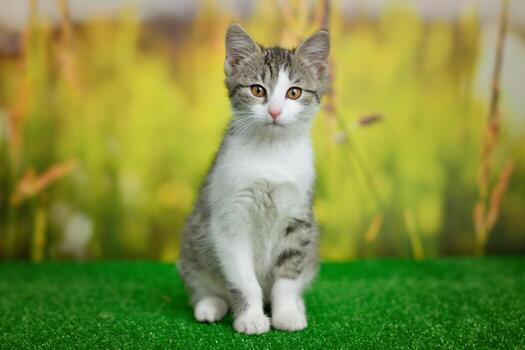
#> input picture cat.jpg, 525 x 350 px
$ jupyter execute 06_OpenCV_Thresholding_and_Segmentation.ipynb
#> lines starting #> are read from the running program, lines starting #| are printed output that depends on the picture; after the words box and inside, x2 and y2 are one past the last pixel; in counts of white or black regions, pixels touching at a corner belong together; long printed decimals are rounded
# 06 — OpenCV Thresholding & Segmentation

This notebook covers binary thresholding, adaptive thresholding, Otsu's method, masks, and basic segmentation workflows.

**Goal:** turn image intensity/color information into regions that can be separated and processed independently.

[cell 1]
import cv2
import numpy as np
import matplotlib.pyplot as plt

image = cv2.imread("cat.jpg")
#> image is the input picture: shape (350, 525, 3); mean B, G, R 66.2, 142.5, 129.8

if image is None:
    raise FileNotFoundError("cat.jpg not found")

gray = cv2.cvtColor(image, cv2.COLOR_BGR2GRAY)
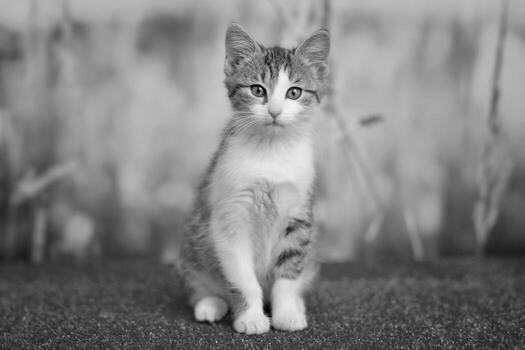
#> gray: shape (350, 525); min 0, max 249, mean 130

plt.imshow(gray, cmap="gray")
plt.axis("off")
plt.show()

## 1. What is thresholding?

Thresholding converts continuous intensity values into discrete regions.

For a simple binary threshold:

\[
T(x,y)=
\begin{cases}
255 & I(x,y)>T \\
0 & I(x,y)\leq T
\end{cases}
\]

## 2. `cv2.threshold()`

**Syntax:** `retval, dst = cv2.threshold(src, thresh, maxval, type)`

- `thresh` → threshold value
- `maxval` → value assigned to selected pixels
- `type` → thresholding method
- **Return:** threshold used and output image

[cell 2]
threshold_value = 127

ret, binary = cv2.threshold(
    gray,
    threshold_value,
    255,
    cv2.THRESH_BINARY
)
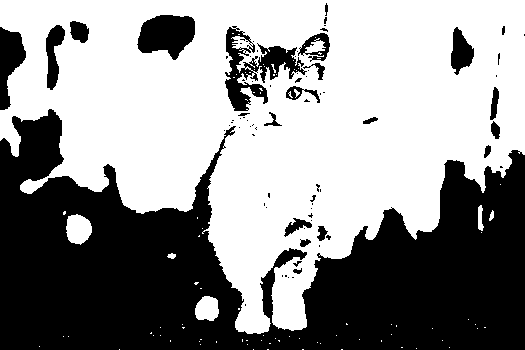
#> binary: shape (350, 525); 57% white; 77 black regions (54 under 20 px), largest, box (x1, y1, x2, y2) and area: (0, 109, 525, 350) 69812, (225, 26, 307, 111) 2496, (137, 15, 195, 60) 1851
#> ret = 127

print("Threshold used:", ret)
#| Threshold used: 127.0

fig, axes = plt.subplots(1, 2, figsize=(10, 4))
axes[0].imshow(gray, cmap="gray")
axes[0].set_title("Grayscale")
axes[1].imshow(binary, cmap="gray")
axes[1].set_title("Binary")
for ax in axes:
    ax.axis("off")
plt.show()

## 3. Main threshold types

OpenCV provides several basic modes:

- `THRESH_BINARY`
- `THRESH_BINARY_INV`
- `THRESH_TRUNC`
- `THRESH_TOZERO`
- `THRESH_TOZERO_INV`

[cell 3]
types = {
    "BINARY": cv2.THRESH_BINARY,
    "BINARY_INV": cv2.THRESH_BINARY_INV,
    "TRUNC": cv2.THRESH_TRUNC,
    "TOZERO": cv2.THRESH_TOZERO,
    "TOZERO_INV": cv2.THRESH_TOZERO_INV
}

fig, axes = plt.subplots(1, 5, figsize=(20, 4))

for ax, (name, mode) in zip(axes, types.items()):
    _, result = cv2.threshold(gray, 127, 255, mode)
    ax.imshow(result, cmap="gray")
    ax.set_title(name)
    ax.axis("off")

plt.show()

## 4. Binary vs Binary Inverse

`THRESH_BINARY` makes pixels above the threshold white.

`THRESH_BINARY_INV` does the opposite, which is useful when the object/background polarity is reversed.

[cell 4]
_, binary = cv2.threshold(gray, 127, 255, cv2.THRESH_BINARY)
_, binary_inv = cv2.threshold(gray, 127, 255, cv2.THRESH_BINARY_INV)

fig, axes = plt.subplots(1, 2, figsize=(10, 4))
axes[0].imshow(binary, cmap="gray")
axes[0].set_title("Binary")
axes[1].imshow(binary_inv, cmap="gray")
axes[1].set_title("Binary Inverse")
for ax in axes:
    ax.axis("off")
plt.show()

## 5. Threshold value and output

Changing `T` changes which pixels belong to the foreground.

A low threshold selects more pixels; a high threshold selects fewer.

[cell 5]
thresholds = [50, 100, 150, 200]

fig, axes = plt.subplots(1, 4, figsize=(16, 4))

for ax, t in zip(axes, thresholds):
    _, result = cv2.threshold(gray, t, 255, cv2.THRESH_BINARY)
    ax.imshow(result, cmap="gray")
    ax.set_title(f"T = {t}")
    ax.axis("off")

plt.show()

## 6. Otsu's thresholding

Otsu automatically chooses a threshold from the image histogram.

Use:

`cv2.THRESH_BINARY + cv2.THRESH_OTSU`

You normally pass `0` as the threshold because Otsu determines it for you.

[cell 6]
otsu_t, otsu = cv2.threshold(
    gray,
    0,
    255,
    cv2.THRESH_BINARY + cv2.THRESH_OTSU
)
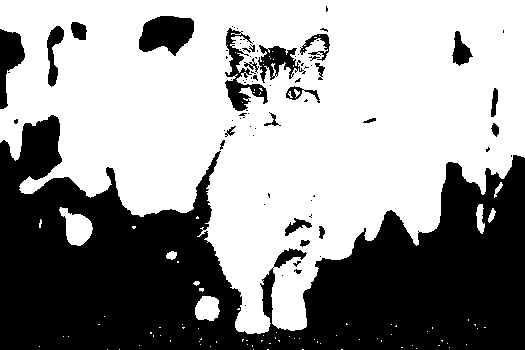
#> otsu: shape (350, 525); 59.3% white; 80 black regions (55 under 20 px), largest, box (x1, y1, x2, y2) and area: (0, 115, 525, 350) 67389, (139, 16, 194, 56) 1569, (225, 28, 268, 111) 1186
#> otsu_t = 122

print("Otsu threshold:", otsu_t)
#| Otsu threshold: 122.0

plt.imshow(otsu, cmap="gray")
plt.title(f"Otsu threshold = {otsu_t:.0f}")
plt.axis("off")
plt.show()

## 7. Otsu's Method — The Math

Otsu tries to find a threshold that gives the best separation between two intensity classes.

For foreground/background classes, it maximizes **between-class variance**:

$$
\sigma_B^2 = \omega_0\omega_1(\mu_0-\mu_1)^2
$$

where:

- $\omega_0, \omega_1$ are the class probabilities
- $\mu_0, \mu_1$ are the class means

The threshold producing the maximum between-class variance is selected.

```python
hist = cv2.calcHist([gray], [0], None, [256], [0, 256]).ravel()

[cell 7]
hist = cv2.calcHist([gray], [0], None, [256], [0, 256]).ravel()
#> hist = 256 values, max 2174 at index 171, min 0 at index 8, mean 717.8

plt.figure(figsize=(8, 4))
plt.plot(hist)
plt.axvline(otsu_t, linestyle="--")
plt.title("Grayscale Histogram with Otsu Threshold")
plt.xlabel("Intensity")
plt.ylabel("Pixel count")
plt.show()
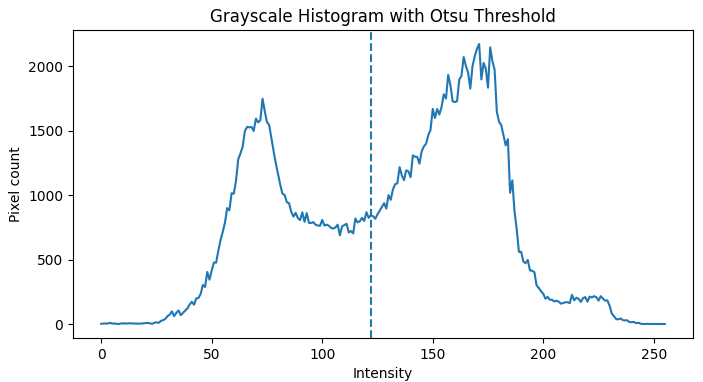
#> figure drawn by matplotlib, 1 panel; curve peaks at x = 171, y = 2174

## 8. Adaptive thresholding

A single global threshold can fail when illumination changes across an image.

Adaptive thresholding calculates a threshold from a **local neighborhood**.

### Methods

- `ADAPTIVE_THRESH_MEAN_C` → neighborhood mean minus `C`
- `ADAPTIVE_THRESH_GAUSSIAN_C` → Gaussian-weighted neighborhood minus `C`

**Syntax:** `cv2.adaptiveThreshold(src, maxValue, adaptiveMethod, thresholdType, blockSize, C)`

[cell 8]
adaptive_mean = cv2.adaptiveThreshold(
    gray,
    255,
    cv2.ADAPTIVE_THRESH_MEAN_C,
    cv2.THRESH_BINARY,
    11,
    2
)
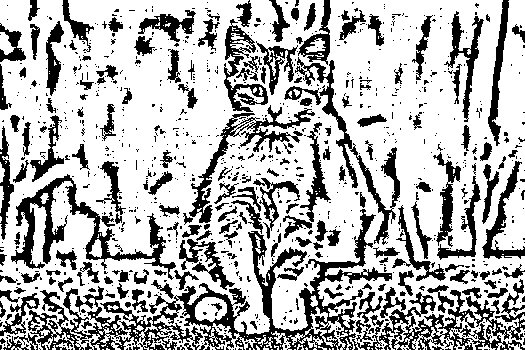
#> adaptive_mean: shape (350, 525); 70.5% white; 940 black regions (749 under 20 px), largest, box (x1, y1, x2, y2) and area: (28, 209, 392, 350) 10208, (11, 174, 176, 280) 3511, (379, 279, 525, 350) 3457

adaptive_gaussian = cv2.adaptiveThreshold(
    gray,
    255,
    cv2.ADAPTIVE_THRESH_GAUSSIAN_C,
    cv2.THRESH_BINARY,
    11,
    2
)
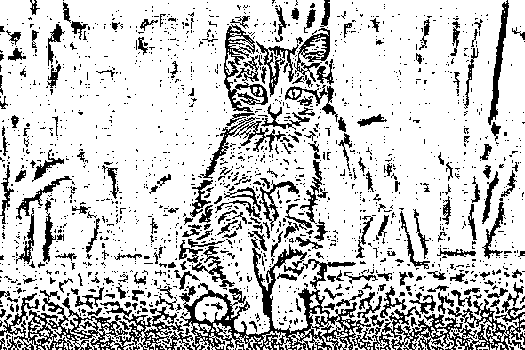
#> adaptive_gaussian: shape (350, 525); 79.2% white; black in thin lines or dots

fig, axes = plt.subplots(1, 2, figsize=(10, 4))
axes[0].imshow(adaptive_mean, cmap="gray")
axes[0].set_title("Adaptive Mean")
axes[1].imshow(adaptive_gaussian, cmap="gray")
axes[1].set_title("Adaptive Gaussian")
for ax in axes:
    ax.axis("off")
plt.show()

## 9. Adaptive threshold parameters

`blockSize` defines the local neighborhood and must be an odd number greater than `1`.

`C` is subtracted from the calculated local threshold; changing it changes how much foreground is selected.

[cell 9]
results = []

for block_size in [7, 15, 31]:
    result = cv2.adaptiveThreshold(
        gray,
        255,
        cv2.ADAPTIVE_THRESH_GAUSSIAN_C,
        cv2.THRESH_BINARY,
        block_size,
        2
    )
    results.append((block_size, result))
#> this loop made 3 passes
#> pass 3, `result = cv2.adaptiveThreshold( gray, 255, cv2.ADAPTIVE_THRESH_GAUSSIA..`:
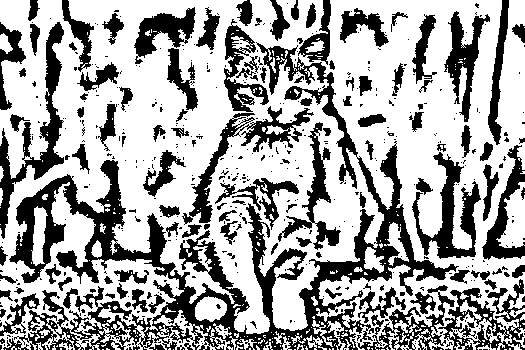
#> result: shape (350, 525); 64.9% white; 513 black regions (396 under 20 px), largest, box (x1, y1, x2, y2) and area: (9, 42, 459, 350) 24683, (0, 22, 64, 239) 3119, (412, 152, 481, 259) 2575
#> after the loop, results = 3 items

fig, axes = plt.subplots(1, 3, figsize=(15, 4))

for ax, (block_size, result) in zip(axes, results):
    ax.imshow(result, cmap="gray")
    ax.set_title(f"blockSize = {block_size}")
    ax.axis("off")
#> this loop made 3 passes
#> block_size on passes 1 to 3: 7, 15, 31

plt.show()

## 10. Thresholding after smoothing

Noise can create unwanted foreground pixels.

A common pipeline is:

**grayscale → blur → threshold**

[cell 10]
blurred = cv2.GaussianBlur(gray, (5, 5), 0)

_, clean_binary = cv2.threshold(
    blurred,
    0,
    255,
    cv2.THRESH_BINARY + cv2.THRESH_OTSU
)
#> clean_binary: shape (350, 525); 59.3% white; 38 black regions (12 under 20 px), largest, box (x1, y1, x2, y2) and area: (0, 115, 525, 350) 66883, (139, 16, 194, 55) 1559, (226, 29, 267, 111) 1209

fig, axes = plt.subplots(1, 3, figsize=(15, 4))
axes[0].imshow(gray, cmap="gray")
axes[0].set_title("Gray")
axes[1].imshow(blurred, cmap="gray")
axes[1].set_title("Blurred")
axes[2].imshow(clean_binary, cmap="gray")
axes[2].set_title("Blur + Otsu")
for ax in axes:
    ax.axis("off")
plt.show()

## 11. Segmentation

Segmentation means separating an image into meaningful regions.

Thresholding is one simple segmentation technique; color masks and later contour/morphology operations can build more complete pipelines.

[cell 11]
# Example: HSV segmentation pipeline
hsv = cv2.cvtColor(image, cv2.COLOR_BGR2HSV)
#> hsv: shape (350, 525, 3); mean H, S, V 37.2, 151.4, 149.2

lower = np.array([0, 70, 50])
upper = np.array([20, 255, 255])

mask = cv2.inRange(hsv, lower, upper)
#> mask: shape (350, 525); 5.3% white; 73 white regions (44 under 20 px), largest, box (x1, y1, x2, y2) and area: (140, 4, 245, 63) 2762, (46, 0, 90, 84) 1792, (0, 21, 31, 71) 1144

segmented = cv2.bitwise_and(image, image, mask=mask)
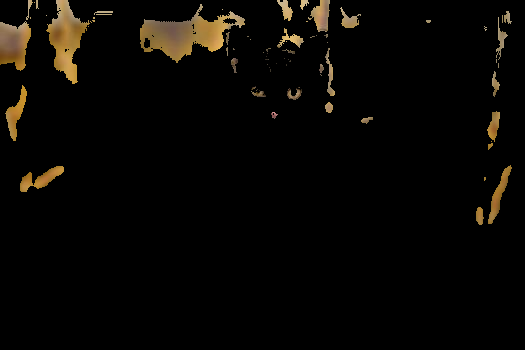
#> segmented: shape (350, 525, 3); mean B, G, R 3.8, 6.7, 8.6

fig, axes = plt.subplots(1, 3, figsize=(15, 4))
axes[0].imshow(cv2.cvtColor(image, cv2.COLOR_BGR2RGB))
axes[0].set_title("Original")
axes[1].imshow(mask, cmap="gray")
axes[1].set_title("Mask")
axes[2].imshow(cv2.cvtColor(segmented, cv2.COLOR_BGR2RGB))
axes[2].set_title("Segmented")
for ax in axes:
    ax.axis("off")
plt.show()
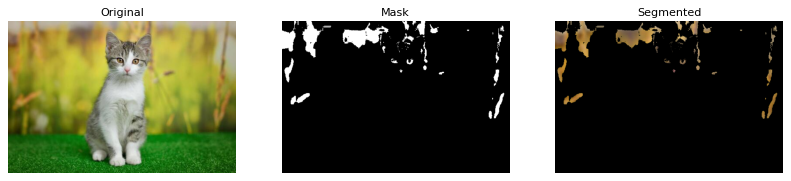
#> figure drawn by matplotlib, 3 panels

## 12. Binary masks as NumPy arrays

A binary mask is simply an image containing values such as `0` and `255`.

You can use Boolean indexing to inspect or modify the selected region.

[cell 12]
foreground_pixels = np.count_nonzero(mask)
#> foreground_pixels = 9713
total_pixels = mask.size
#> total_pixels = 183750

print("Foreground pixels:", foreground_pixels)
#| Foreground pixels: 9713
print("Foreground percentage:",
      100 * foreground_pixels / total_pixels)
#| Foreground percentage: 5.286

## 13. Manual NumPy thresholding

Thresholding does not require OpenCV; NumPy can express the same operation directly.

This is useful for understanding what `cv2.threshold()` is doing conceptually.

[cell 13]
manual = np.where(gray > 127, 255, 0).astype(np.uint8)

print("Difference from OpenCV:",
      np.count_nonzero(manual != binary))
#| Difference from OpenCV: 0

## 14. Multi-level thresholding

Binary thresholding creates two regions.

You can also define multiple intensity ranges to create more than two classes.

[cell 14]
multi = np.zeros_like(gray)

multi[(gray >= 60) & (gray < 120)] = 80
multi[(gray >= 120) & (gray < 180)] = 160
multi[gray >= 180] = 255

plt.imshow(multi, cmap="gray")
plt.title("Simple Multi-Level Threshold")
plt.axis("off")
plt.show()
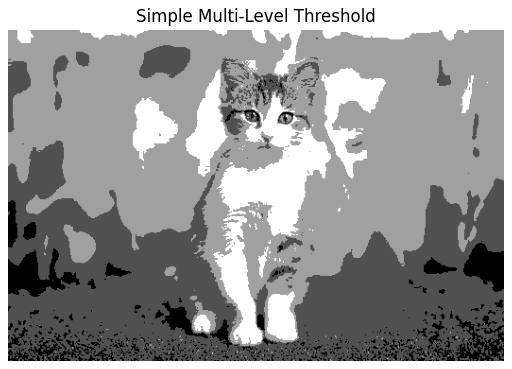
#> figure drawn by matplotlib, 1 panel
